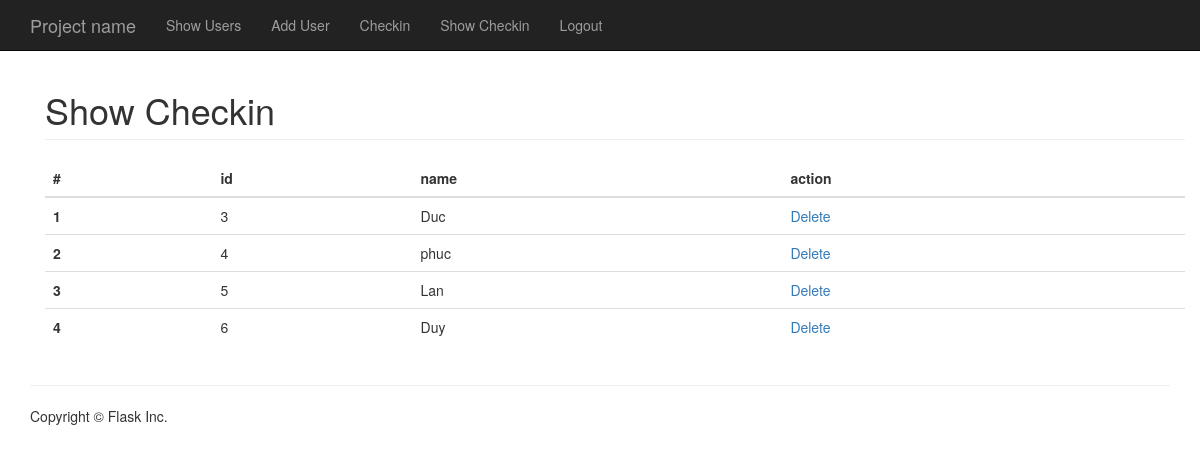
Before: /users (signed in) with the older database file.
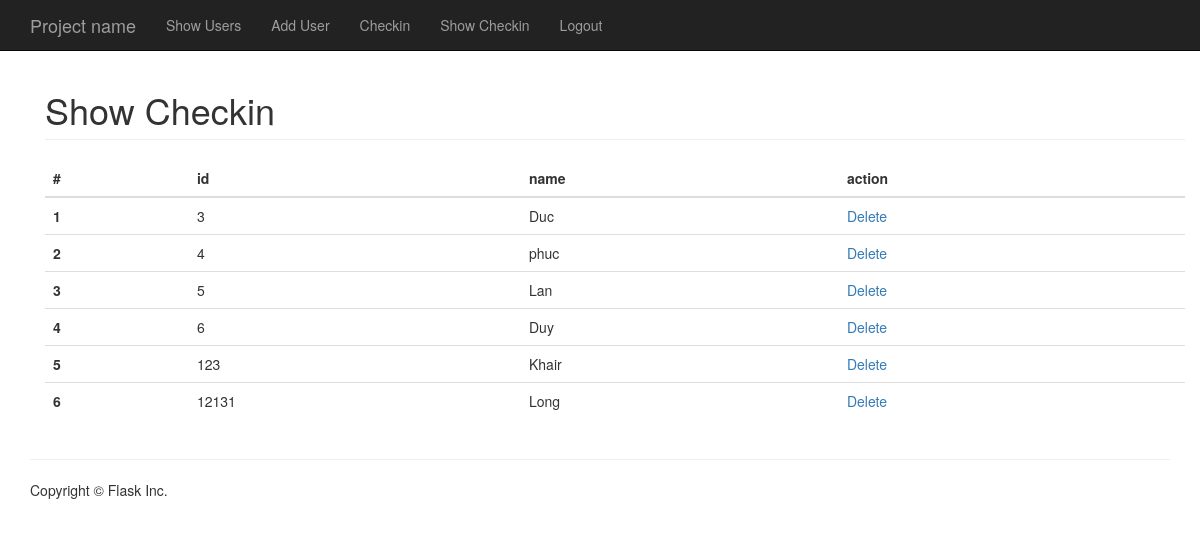
After: the same page with the newer database file.
### app/models.py (models this page shows, shortened)
class User(db.Model):
    __tablename__ = 'users'
    id = db.Column(db.String(255), primary_key = True)
    name = db.Column(db.String(255))

### app/views.py (the view)
@app.route('/users')
def show_users():
    if (len(session) != 0):
        users = db.session.query(User).all()
        return render_template('show_users.html', users=users)
    else :
        return redirect(url_for('login'))

### app/templates/show_users.html (shortened to what this page needs)
{% extends 'base.html' %}
{% block main %}
<div class="container">
  <h1 class="page-header">Show Checkin</h1>
    <table class="table">
  <thead>
    <tr>
      <th scope="col">#</th>
      <th scope="col">id</th>
      <th scope="col">name</th>
      <th scope="col">action</th>
    </tr>
  </thead>
  <tbody>
  {% for i in range(users| length) %}
    <tr>
      <th scope="row">{{ i+1 }}</th>
      <td>{{ users[i].id }}</td>
      <td>{{ users[i].name }}</td>
      <td><a href="./remove/user/{{ users[i].id }}">Delete</a></td>
    </tr>
    {% endfor %}
  </tbody>
</table>
</div>
{% endblock %}

### app/templates/base.html (shortened to what this page needs)
<!DOCTYPE html>
<html lang="en">
  <head>
    <link href="/static/css/bootstrap.min.css" rel="stylesheet">
    <link rel="stylesheet" href="/static/css/app.css">
  </head>
  <body>
    <header>
        {% include "header.html" %}
    </header>
    <main>
        <div class="container">
            {% block main %}{% endblock %}
        </div>
    </main>
    <footer>
        <div class="container">
            {% include "footer.html" %}
        </div>
    </footer>
  </body>
</html>

### app/templates/header.html (shortened to what this page needs)
<nav class="navbar navbar-inverse navbar-fixed-top">
      <div class="container">
        <div class="navbar-header">
          <a class="navbar-brand" href="#">Project name</a>
        </div>
        <div id="navbar" class="collapse navbar-collapse">
          <ul class="nav navbar-nav">
            <li><a href="{{ url_for('show_users') }}">Show Users</a></li>
            <li><a href="{{ url_for('add_user') }}">Add User</a></li>
            <li><a href="{{ url_for('checkin') }}">Checkin</a></li>
            <li><a href="{{ url_for('show_checkin') }}">Show Checkin</a></li>
            <li><a href="{{ url_for('logout') }}">Logout</a></li>
          </ul>
        </div>
      </div>
</nav>

### app/templates/footer.html
<hr>
<p>Copyright &copy; Flask Inc.</p>

### app/static/css/app.css (style rules this page uses)
body { padding-top: 50px; }

Changed rows visible on the page:
added User: id "123", name "Khair"
added User: id "12131", name "Long"
Other visible differences:
new list line: "5 Delete"
new list line: "6 Delete"
